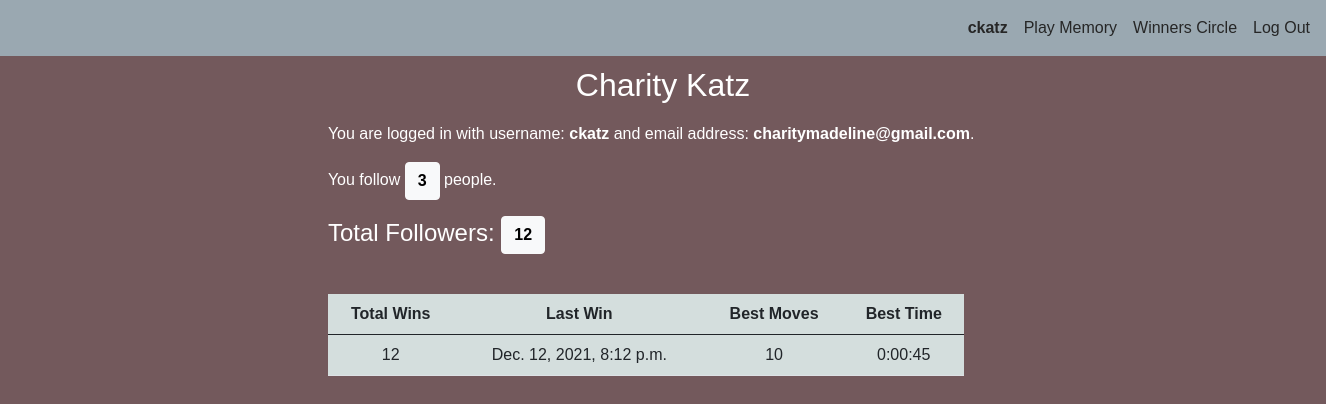
Page /profile/ckatz (signed in) on the committed database.
### memory/models.py (models this page shows)
class User(AbstractUser):
    following = models.ManyToManyField('User', null=True, blank=True, related_name='followers')
    number_of_wins = models.IntegerField('Wins', blank=True, null=True)
    best_moves = models.IntegerField('Best Moves', blank=True, null=True)
    last_win = models.DateTimeField('Last Win', blank=True, null=True)
    best_time = models.IntegerField('Best Time', blank=True, null=True)

### memory/views.py (the view)
# urls.py: path("profile/<str:profile_name>", views.profile, name="profile"),
@login_required
def profile(request, profile_name):
    profile_user = User.objects.get(username=profile_name)
    follower_count = profile_user.followers.count()
    follower_list = profile_user.followers.all()
    following_count = profile_user.following.count()
    following_list = profile_user.following.all()
    following_user = False
    if request.user.is_authenticated:
        follow_list = request.user.following.all()
        if profile_user in follow_list:
            following_user = True
        if 'follow' in request.POST:  # add displayed user to following
            request.user.following.add(profile_user)
            return HttpResponseRedirect(reverse("profile", args=(profile_name,)))
        if 'unfollow' in request.POST:  # remove displayed user from following
            request.user.following.remove(profile_user)
            return HttpResponseRedirect(reverse("profile", args=(profile_name,)))
    if profile_user.best_time is None:
        best_time = "None"
    else:
        best_time = str(timedelta(seconds=profile_user.best_time))
    return render(request, "memory/profile.html", {
        'profile_user': profile_user,
        'following_user': following_user,
        'follower_count': follower_count,
        'following_count': following_count,
        'follower_list': follower_list,
        'following_list': following_list,
        'total_wins': profile_user.number_of_wins,
        'best_moves': profile_user.best_moves,
        'best_time': best_time,
        'last_win': profile_user.last_win,
    })

### memory/templates/memory/profile.html (shortened to what this page needs)
{% extends "memory/layout.html" %}
{% load static %}
{% block body %}
<h2>{{profile_user.first_name}} {{profile_user.last_name}}</h2>
<div class="centered_content">
  {% if user.is_authenticated %}
  {% if profile_user == request.user %}
  <p>You are logged in with username: <strong>{{profile_user.username}}</strong> and email address:
    <strong>{{profile_user.email}}</strong>.
  </p>
  <p>You follow <button type="button" class="btn btn-light" data-bs-toggle="modal"
      data-bs-target="#following_list"><strong>{{following_count}}</strong></button> people.</p>
  {% endif %}
  {% endif %}
  <h4>Total Followers: <button type="button" class="btn btn-light" data-bs-toggle="modal"
      data-bs-target="#followers_list"><strong>{{follower_count}}</strong></button></h4>
  <table class="table table_style" cellspacing="0">
    <thead>
      <tr>
        <th scope="col">Total Wins</th>
        <th scope="col">Last Win</th>
        <th scope="col">Best Moves</th>
        <th scope="col">Best Time</th>
      </tr>
    </thead>
    <tbody>
      <tr>
        <td scope="row">{{total_wins}}</td>
        <td>{{last_win}}</td>
        <td>{{best_moves}}</td>
        <td>{{best_time}}</td>
      </tr>
    </tbody>
  </table>
</div>
{% endblock %}

### memory/templates/memory/layout.html (shortened to what this page needs)
{% load static %}
<!DOCTYPE html>
<html lang="en">
<head>
    <link href="https://cdn.jsdelivr.net/npm/bootstrap@5.0.2/dist/css/bootstrap.min.css" rel="stylesheet">
    <link rel="stylesheet" type="text/css" href="https://cdn.datatables.net/1.11.3/css/dataTables.bootstrap5.min.css">
    <link rel="stylesheet" href="{% static 'memory/styles.css' %}">
</head>
<body>
    <nav class="navbar justify-content-end navbar-expand-md nav_background">
        <ul class="navbar-nav">
            <div class="collapse navbar-collapse" id="navbarToggleExternalContent">
                {% if user.is_authenticated %}
                <li class="nav-item">
                    <a class="nav-link nav_text_color"
                        href="{% url 'profile' profile_name=request.user %}"><strong><span
                                id="profile_link">{{user.username}}</span></strong></a>
                </li>
                <li class="nav-item">
                    <a class="nav-link nav_text_color" href="{% url 'index' %}">Play Memory</a>
                </li>
                <li class="nav-item">
                    <a class="nav-link nav_text_color" href="{% url 'winnerscircle' %}">Winners Circle</a>
                </li>
                <li class="nav-item">
                    <a class="nav-link nav_text_color" href="{% url 'logout' %}">Log Out</a>
                </li>
                {% endif %}
            </div>
        </ul>
    </nav>
    <div class="container-fluid">
        {% block body %}
        {% endblock %}
    </div>
</body>
</html>

### memory/static/memory/styles.css (style rules this page uses)
body { width: 100%; height: 100%; background: #73595c; font-family: Arial, Helvetica, sans-serif; color: #FFFFFF; }
h2 { text-align: center; padding: 10px; }
.table_style { background-color: #d4dedd; width: 60%; margin-top: 40px; }
table.table_style >thead > tr > th, table.table_style > tbody > tr > td { text-align: center; }
.centered_content { margin: auto; position: relative; left: 15%; }
.nav_background { background-color: #9aa8b1; }
.nav_text_color { color: #262626; }
.navbar-collapse { padding-right: 8px; }
@media (min-width: 1251px) and (max-width: 1575px) { #game_board, .centered_content { width: calc(80vw); height: calc(85vh); } }

### rows in the picture
User: username "ckatz", first_name "Charity", last_name "Katz", email "charitymadeline@gmail.com", last_win "Dec. 12, 2021, 8:12 p.m."

### other values in the picture
{{ following_count }} "3"
{{ follower_count }} "12"
{{ total_wins }} "12"
{{ best_moves }} "10"
{{ best_time }} "0:00:45"
